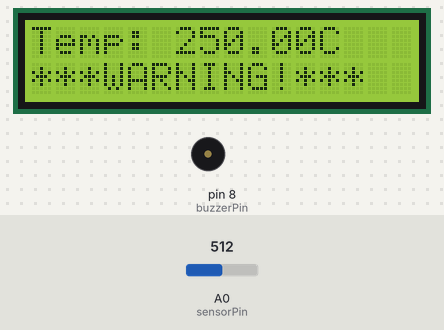
This sketch was run on a simulated Arduino Uno, built with avr-gcc and run on an emulated ATmega328P. On the bench: 16×2 character LCD, buzzer (waves = sounding). The inputs (shaded band) are chosen by the test bench; at power-on: A0 (sensorPin) = 512.

Above: at 0.3 s.
1.3 s: A0 (sensorPin) set to 66
At 2.04 s:
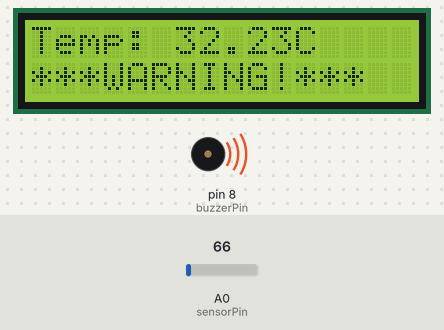
3.6 s: A0 (sensorPin) set to 56
At 4.2 s:
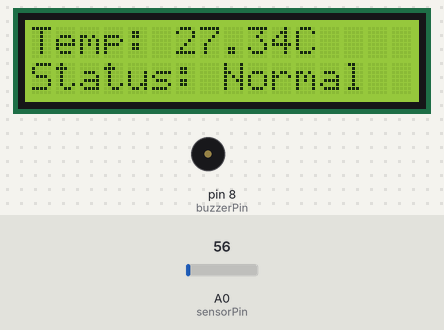
5.3 s: A0 (sensorPin) set to 20
At 6.0 s:
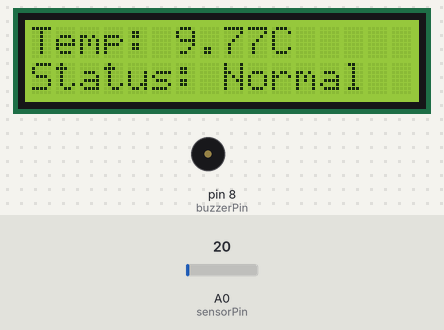
Timing chart, 0 to 8.3 s (numbered marks = the images above; inputs shaded):
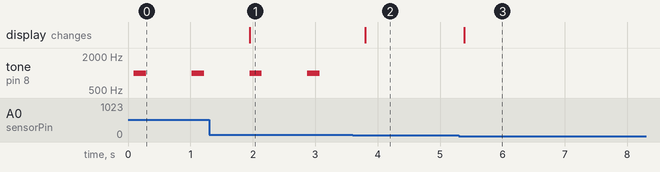

Measured:
- the behaviour switches between 62 and 61 on A0 (sensorPin) (found by bisection; images 1 and 2)
- after the input at 1.3 s, the display: changes after 0.65 s (image 1)
- after the input at 3.6 s, tone on pin 8 (buzzerPin): stops changing and stays silent; the display: changes after 0.20 s (image 2)
- after the input at 5.3 s, the display: changes after 0.08 s (image 3)
- by itself, tone on pin 8 (buzzerPin): alternates 1000 Hz for 0.20 s and silent for 0.73 s

The sketch:

lab07_smart_temperature_alarm_system.ino
```cpp
// Lab 07: Smart Temperature Alarm System
// Bicol University Polangui Campus - BSCpE
// Author: Gian Carlo D. Trilles


#include <Wire.h>
#include <LiquidCrystal_I2C.h>

LiquidCrystal_I2C lcd(0x27, 16, 2);

const int sensorPin = A0;
const int buzzerPin = 8;
const float threshold = 30.0; //Trigger temp in Celsius

void setup() {
  lcd.init();
  lcd.backlight();
  pinMode(buzzerPin, OUTPUT);
}

void loop() {
  int reading = analogRead(sensorPin);
  float voltage = reading * (5.0/1024.0);
  float tempC = voltage * 100.0;

  lcd.setCursor(0,0);
  lcd.print("Temp: ");
  lcd.print(tempC);
  lcd.print("C "); //Spaces clear old digits

  if (tempC >= threshold){
    //Visual alert
    lcd.setCursor(0,1);
    lcd.print("***WARNING!***");

    //Auditort alert(Pulsed Tone)
    tone(buzzerPin, 1000);
    delay(200);
    noTone(buzzerPin);
    delay(200);
  }else{
    lcd.setCursor(0,1);
    lcd.print("Status: Normal ");
    noTone(buzzerPin);
  }

  delay(500);

}
```
